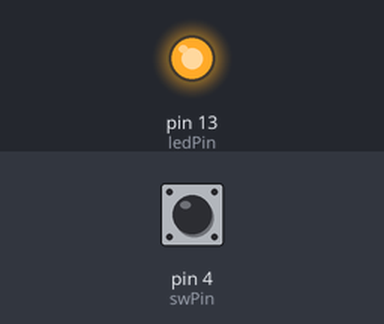
Bench run of a sketch on a simulated Arduino Uno, built with avr-gcc and run on an emulated ATmega328P. Shown: output pins drawn as LEDs (lit = HIGH). The test bench sets the inputs (shaded band); at power-on: pin 4 (swPin) LOW. What the sketch prints to the serial monitor is not drawn.

Above: at 1.2 s.
1.3 s: pin 4 (swPin) pulled HIGH for 0.15 s
At 1.38 s:
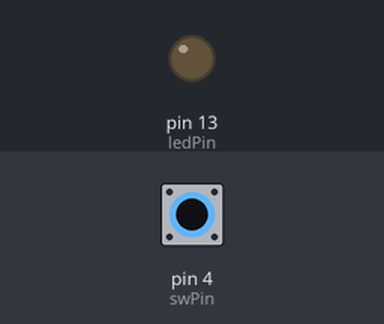
2.9 s: pin 4 (swPin) pulled HIGH for 3.2 s
At 7.1 s:
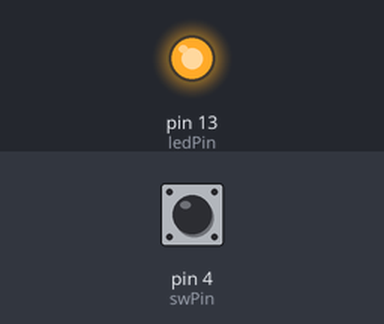
Timing chart, 0 to 8.6 s (numbered marks = the images above; inputs shaded):
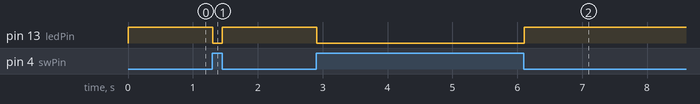

The sketch:

PULL_UP_Serial.ino
```cpp
// PULL UP SWITCH
// read 값에 따라 내부 LED(13번 ON/OFF
int swPin = 4;
int ledPin = 13; // 내부 LED Pin

void setup() {
  // put your setup code here, to run once:
  pinMode(swPin, INPUT);
  pinMode(ledPin, OUTPUT); // 내부 LED
  Serial.begin(9600);
}

void loop() {
  // put your main code here, to run repeatedly:
  int value = digitalRead(swPin);
  //Serial.println(value);

  if(value == 1) {
    // 13번 핀의 내부 LED가 OFF이면 ON
    Serial.println(value);
    digitalWrite(13, LOW);
  } else {
    // 13번 핀의 내부 LED가 ON이면 OFF
    Serial.println(value);
    digitalWrite(13, HIGH);
  }
}
```

Measured:
- after the input at 1.3 s, pin 13 (ledPin): HIGH → LOW at once, → HIGH 0.15 s later
- after the input at 2.9 s, pin 13 (ledPin): HIGH → LOW at once, → HIGH 3.2 s later
